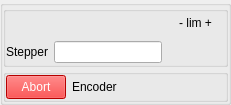
  <widget class="QGroupBox" name="leftJaw" >
   <property name="geometry" >
    <rect>
     <x>10</x>
     <y>120</y>
     <width>231</width>
     <height>101</height>
    </rect>
   </property>
   <layout class="QGridLayout" >
    <property name="leftMargin" >
     <number>0</number>
    </property>
    <property name="topMargin" >
     <number>0</number>
    </property>
    <property name="rightMargin" >
     <number>0</number>
    </property>
    <property name="bottomMargin" >
     <number>0</number>
    </property>
    <property name="verticalSpacing" >
     <number>2</number>
    </property>
    <item row="0" column="0" >
     <widget class="TauGroupBox" name="leftStepper" >
      <property name="flat" >
       <bool>true</bool>
      </property>
      <property name="showText" >
       <bool>false</bool>
      </property>
      <layout class="QGridLayout" >
       <property name="leftMargin" >
        <number>0</number>
       </property>
       <property name="topMargin" >
        <number>0</number>
       </property>
       <property name="rightMargin" >
        <number>0</number>
       </property>
       <property name="bottomMargin" >
        <number>0</number>
       </property>
       <property name="horizontalSpacing" >
        <number>6</number>
       </property>
       <property name="verticalSpacing" >
        <number>6</number>
       </property>
       <item row="0" column="0" >
        <layout class="QHBoxLayout" >
         <item>
          <widget class="TauValueLabel" name="leftLabelState" >
           <property name="minimumSize" >
            <size>
             <width>50</width>
             <height>22</height>
            </size>
           </property>
           <property name="frameShape" >
            <enum>QFrame::NoFrame</enum>
           </property>
           <property name="frameShadow" >
            <enum>QFrame::Plain</enum>
           </property>
           <property name="showQuality" >
            <bool>false</bool>
           </property>
           <property name="useParentModel" >
            <bool>true</bool>
           </property>
           <property name="model" >
            <string>/State</string>
           </property>
          </widget>
         </item>
         <item>
          <widget class="TauStateLed" name="leftLedState" >
           <property name="useParentModel" >
            <bool>true</bool>
           </property>
           <property name="model" >
            <string>/State</string>
           </property>
          </widget>
         </item>
         <item>
          <spacer>
           <property name="orientation" >
            <enum>Qt::Horizontal</enum>
           </property>
           <property name="sizeHint" >
            <size>
             <width>150</width>
             <height>20</height>
            </size>
           </property>
          </spacer>
         </item>
         <item>
          <widget class="TauLimitSwitch" name="leftLimitN" >
           <property name="useParentModel" >
            <bool>true</bool>
           </property>
           <property name="model" >
            <string>/Limit_switches</string>
           </property>
           <property name="boolIndex" >
            <number>2</number>
           </property>
          </widget>
         </item>
         <item>
          <widget class="QLabel" name="leftLimitLabel" >
           <property name="text" >
            <string>- lim +</string>
           </property>
           <property name="alignment" >
            <set>Qt::AlignCenter</set>
           </property>
          </widget>
         </item>
         <item>
          <widget class="TauLimitSwitch" name="leftLimitP" >
           <property name="useParentModel" >
            <bool>true</bool>
           </property>
           <property name="model" >
            <string>/Limit_switches</string>
           </property>
           <property name="boolIndex" >
            <number>1</number>
           </property>
          </widget>
         </item>
        </layout>
       </item>
       <item row="1" column="0" >
        <layout class="QHBoxLayout" >
         <item>
          <widget class="QLabel" name="leftStepperLabel" >
           <property name="text" >
            <string>Stepper</string>
           </property>
          </widget>
         </item>
         <item>
          <widget class="TauValueLineEdit" name="leftStepperWrite" >
           <property name="useParentModel" >
            <bool>true</bool>
           </property>
           <property name="model" >
            <string>/Position</string>
           </property>
          </widget>
         </item>
         <item>
          <widget class="TauValueLabel" name="leftStepperRead" >
           <property name="sizePolicy" >
            <sizepolicy vsizetype="Preferred" hsizetype="Expanding" >
             <horstretch>0</horstretch>
             <verstretch>0</verstretch>
            </sizepolicy>
           </property>
           <property name="useParentModel" >
            <bool>true</bool>
           </property>
           <property name="model" >
            <string>/Position</string>
           </property>
          </widget>
         </item>
         <item>
          <widget class="TauConfigLabel" name="leftStepperUnits" >
           <property name="minimumSize" >
            <size>
             <width>35</width>
             <height>24</height>
            </size>
           </property>
           <property name="maximumSize" >
            <size>
             <width>35</width>
             <height>24</height>
            </size>
           </property>
           <property name="useParentModel" >
            <bool>true</bool>
           </property>
           <property name="model" >
            <string>/Position?configuration=unit</string>
           </property>
          </widget>
         </item>
        </layout>
       </item>
      </layout>
     </widget>
    </item>
    <item row="1" column="0" >
     <widget class="TauGroupBox" name="leftEnc" >
      <property name="flat" >
       <bool>true</bool>
      </property>
      <property name="showText" >
       <bool>false</bool>
      </property>
      <layout class="QGridLayout" >
       <property name="leftMargin" >
        <number>0</number>
       </property>
       <property name="topMargin" >
        <number>0</number>
       </property>
       <property name="rightMargin" >
        <number>0</number>
       </property>
       <property name="bottomMargin" >
        <number>0</number>
       </property>
       <property name="horizontalSpacing" >
        <number>6</number>
       </property>
       <property name="verticalSpacing" >
        <number>6</number>
       </property>
       <item row="0" column="0" >
        <layout class="QHBoxLayout" >
         <item>
          <widget class="QPushButton" name="leftAbort" >
           <property name="maximumSize" >
            <size>
             <width>60</width>
             <height>25</height>
            </size>
           </property>
           <property name="palette" >
            <palette>
             <active>
              <colorrole role="WindowText" >
               <brush brushstyle="SolidPattern" >
                <color alpha="255" >
                 <red>0</red>
                 <green>0</green>
                 <blue>0</blue>
                </color>
               </brush>
              </colorrole>
              <colorrole role="Button" >
               <brush brushstyle="SolidPattern" >
                <color alpha="255" >
                 <red>255</red>
                 <green>0</green>
                 <blue>0</blue>
                </color>
               </brush>
              </colorrole>
              <colorrole role="Light" >
               <brush brushstyle="SolidPattern" >
                <color alpha="255" >
                 <red>255</red>
                 <green>127</green>
                 <blue>127</blue>
                </color>
               </brush>
              </colorrole>
              <colorrole role="Midlight" >
               <brush brushstyle="SolidPattern" >
                <color alpha="255" >
                 <red>255</red>
                 <green>63</green>
                 <blue>63</blue>
                </color>
               </brush>
              </colorrole>
              <colorrole role="Dark" >
               <brush brushstyle="SolidPattern" >
                <color alpha="255" >
                 <red>127</red>
                 <green>0</green>
                 <blue>0</blue>
                </color>
               </brush>
              </colorrole>
              <colorrole role="Mid" >
               <brush brushstyle="SolidPattern" >
                <color alpha="255" >
                 <red>170</red>
                 <green>0</green>
                 <blue>0</blue>
                </color>
               </brush>
              </colorrole>
              <colorrole role="Text" >
               <brush brushstyle="SolidPattern" >
                <color alpha="255" >
                 <red>0</red>
                 <green>0</green>
                 <blue>0</blue>
                </color>
               </brush>
              </colorrole>
              <colorrole role="BrightText" >
               <brush brushstyle="SolidPattern" >
                <color alpha="255" >
                 <red>255</red>
                 <green>255</green>
                 <blue>255</blue>
                </color>
               </brush>
              </colorrole>
              <colorrole role="ButtonText" >
               <brush brushstyle="SolidPattern" >
                <color alpha="255" >
                 <red>255</red>
                 <green>255</green>
                 <blue>255</blue>
                </color>
               </brush>
              </colorrole>
              <colorrole role="Base" >
               <brush brushstyle="SolidPattern" >
                <color alpha="255" >
                 <red>255</red>
                 <green>255</green>
                 <blue>255</blue>
                </color>
               </brush>
              </colorrole>
              <colorrole role="Window" >
               <brush brushstyle="SolidPattern" >
                <color alpha="255" >
                 <red>255</red>
                 <green>0</green>
                 <blue>0</blue>
                </color>
               </brush>
              </colorrole>
              <colorrole role="Shadow" >
               <brush brushstyle="SolidPattern" >
                <color alpha="255" >
                 <red>0</red>
                 <green>0</green>
                 <blue>0</blue>
                </color>
               </brush>
              </colorrole>
              <colorrole role="AlternateBase" >
               <brush brushstyle="SolidPattern" >
                <color alpha="255" >
                 <red>255</red>
                 <green>127</green>
                 <blue>127</blue>
                </color>
               </brush>
              </colorrole>
             </active>
             <inactive>
              <colorrole role="WindowText" >
               <brush brushstyle="SolidPattern" >
                <color alpha="255" >
                 <red>0</red>
                 <green>0</green>
                 <blue>0</blue>
                </color>
               </brush>
              </colorrole>
              <colorrole role="Button" >
               <brush brushstyle="SolidPattern" >
                <color alpha="255" >
                 <red>255</red>
                 <green>0</green>
                 <blue>0</blue>
                </color>
               </brush>
              </colorrole>
              <colorrole role="Light" >
               <brush brushstyle="SolidPattern" >
                <color alpha="255" >
                 <red>255</red>
                 <green>127</green>
                 <blue>127</blue>
                </color>
               </brush>
              </colorrole>
              <colorrole role="Midlight" >
               <brush brushstyle="SolidPattern" >
                <color alpha="255" >
                 <red>255</red>
                 <green>63</green>
                 <blue>63</blue>
                </color>
               </brush>
              </colorrole>
              <colorrole role="Dark" >
               <brush brushstyle="SolidPattern" >
                <color alpha="255" >
                 <red>127</red>
                 <green>0</green>
                 <blue>0</blue>
                </color>
               </brush>
              </colorrole>
              <colorrole role="Mid" >
               <brush brushstyle="SolidPattern" >
                <color alpha="255" >
                 <red>170</red>
                 <green>0</green>
                 <blue>0</blue>
                </color>
               </brush>
              </colorrole>
              <colorrole role="Text" >
               <brush brushstyle="SolidPattern" >
                <color alpha="255" >
                 <red>0</red>
                 <green>0</green>
                 <blue>0</blue>
                </color>
               </brush>
              </colorrole>
              <colorrole role="BrightText" >
               <brush brushstyle="SolidPattern" >
                <color alpha="255" >
                 <red>255</red>
                 <green>255</green>
                 <blue>255</blue>
                </color>
               </brush>
              </colorrole>
              <colorrole role="ButtonText" >
               <brush brushstyle="SolidPattern" >
                <color alpha="255" >
                 <red>255</red>
                 <green>255</green>
                 <blue>255</blue>
                </color>
               </brush>
              </colorrole>
              <colorrole role="Base" >
               <brush brushstyle="SolidPattern" >
                <color alpha="255" >
                 <red>255</red>
                 <green>255</green>
                 <blue>255</blue>
                </color>
               </brush>
              </colorrole>
              <colorrole role="Window" >
               <brush brushstyle="SolidPattern" >
                <color alpha="255" >
                 <red>255</red>
                 <green>0</green>
                 <blue>0</blue>
                </color>
               </brush>
              </colorrole>
              <colorrole role="Shadow" >
               <brush brushstyle="SolidPattern" >
                <color alpha="255" >
                 <red>0</red>
                 <green>0</green>
                 <blue>0</blue>
                </color>
               </brush>
              </colorrole>
              <colorrole role="AlternateBase" >
               <brush brushstyle="SolidPattern" >
                <color alpha="255" >
                 <red>255</red>
                 <green>127</green>
                 <blue>127</blue>
                </color>
               </brush>
              </colorrole>
             </inactive>
             <disabled>
              <colorrole role="WindowText" >
               <brush brushstyle="SolidPattern" >
                <color alpha="255" >
                 <red>127</red>
                 <green>0</green>
                 <blue>0</blue>
                </color>
               </brush>
              </colorrole>
              <colorrole role="Button" >
               <brush brushstyle="SolidPattern" >
                <color alpha="255" >
                 <red>255</red>
                 <green>0</green>
                 <blue>0</blue>
                </color>
               </brush>
              </colorrole>
              <colorrole role="Light" >
               <brush brushstyle="SolidPattern" >
                <color alpha="255" >
                 <red>255</red>
                 <green>127</green>
                 <blue>127</blue>
                </color>
               </brush>
              </colorrole>
              <colorrole role="Midlight" >
               <brush brushstyle="SolidPattern" >
                <color alpha="255" >
                 <red>255</red>
                 <green>63</green>
                 <blue>63</blue>
                </color>
               </brush>
              </colorrole>
              <colorrole role="Dark" >
               <brush brushstyle="SolidPattern" >
                <color alpha="255" >
                 <red>127</red>
                 <green>0</green>
                 <blue>0</blue>
                </color>
               </brush>
              </colorrole>
              <colorrole role="Mid" >
               <brush brushstyle="SolidPattern" >
                <color alpha="255" >
                 <red>170</red>
                 <green>0</green>
                 <blue>0</blue>
                </color>
               </brush>
              </colorrole>
              <colorrole role="Text" >
               <brush brushstyle="SolidPattern" >
                <color alpha="255" >
                 <red>127</red>
                 <green>0</green>
                 <blue>0</blue>
                </color>
               </brush>
              </colorrole>
              <colorrole role="BrightText" >
               <brush brushstyle="SolidPattern" >
                <color alpha="255" >
                 <red>255</red>
                 <green>255</green>
                 <blue>255</blue>
                </color>
               </brush>
              </colorrole>
              <colorrole role="ButtonText" >
               <brush brushstyle="SolidPattern" >
                <color alpha="255" >
                 <red>127</red>
                 <green>0</green>
                 <blue>0</blue>
                </color>
               </brush>
              </colorrole>
              <colorrole role="Base" >
               <brush brushstyle="SolidPattern" >
                <color alpha="255" >
                 <red>255</red>
                 <green>0</green>
                 <blue>0</blue>
                </color>
               </brush>
              </colorrole>
              <colorrole role="Window" >
               <brush brushstyle="SolidPattern" >
                <color alpha="255" >
                 <red>255</red>
                 <green>0</green>
                 <blue>0</blue>
                </color>
               </brush>
              </colorrole>
              <colorrole role="Shadow" >
               <brush brushstyle="SolidPattern" >
                <color alpha="255" >
                 <red>0</red>
                 <green>0</green>
                 <blue>0</blue>
                </color>
               </brush>
              </colorrole>
              <colorrole role="AlternateBase" >
               <brush brushstyle="SolidPattern" >
                <color alpha="255" >
                 <red>255</red>
                 <green>0</green>
                 <blue>0</blue>
                </color>
               </brush>
              </colorrole>
             </disabled>
            </palette>
           </property>
           <property name="text" >
            <string>Abort</string>
           </property>
          </widget>
         </item>
         <item>
          <widget class="QLabel" name="leftEncLabel" >
           <property name="text" >
            <string>Encoder</string>
           </property>
          </widget>
         </item>
         <item>
          <widget class="TauValueLabel" name="leftEncRead" >
           <property name="sizePolicy" >
            <sizepolicy vsizetype="Preferred" hsizetype="Expanding" >
             <horstretch>0</horstretch>
             <verstretch>0</verstretch>
            </sizepolicy>
           </property>
           <property name="useParentModel" >
            <bool>true</bool>
           </property>
           <property name="model" >
            <string>/Position</string>
           </property>
          </widget>
         </item>
         <item>
          <widget class="TauConfigLabel" name="leftEncUnits" >
           <property name="minimumSize" >
            <size>
             <width>35</width>
             <height>24</height>
            </size>
           </property>
           <property name="maximumSize" >
            <size>
             <width>35</width>
             <height>24</height>
            </size>
           </property>
           <property name="useParentModel" >
            <bool>true</bool>
           </property>
           <property name="model" >
            <string>/Position?configuration=unit</string>
           </property>
          </widget>
         </item>
        </layout>
       </item>
      </layout>
     </widget>
    </item>
   </layout>
  </widget>
